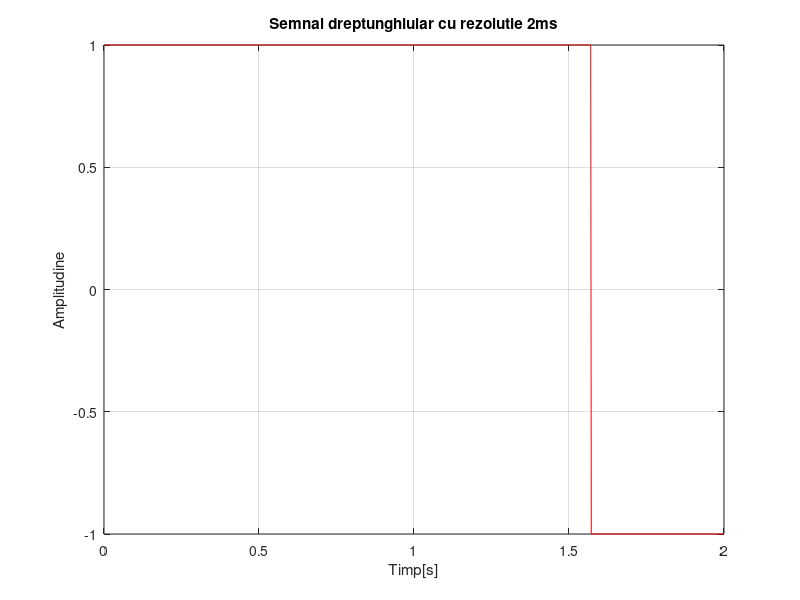
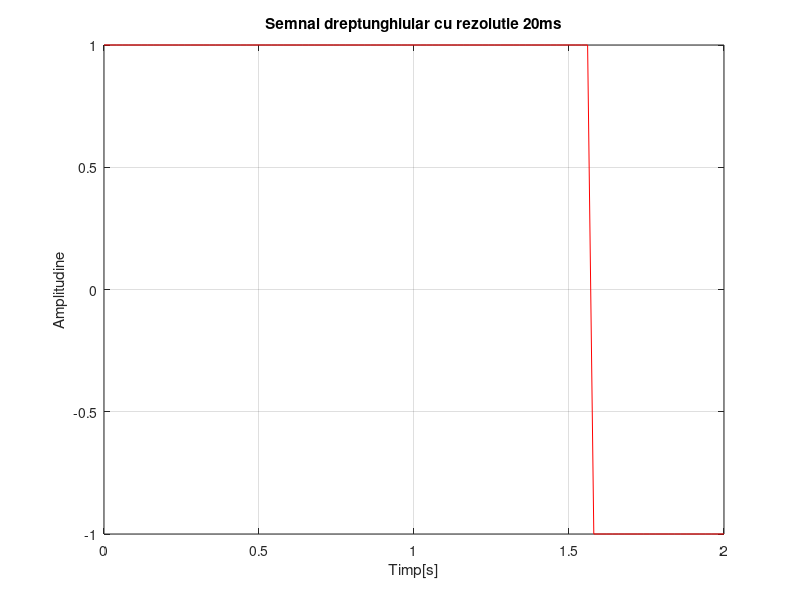
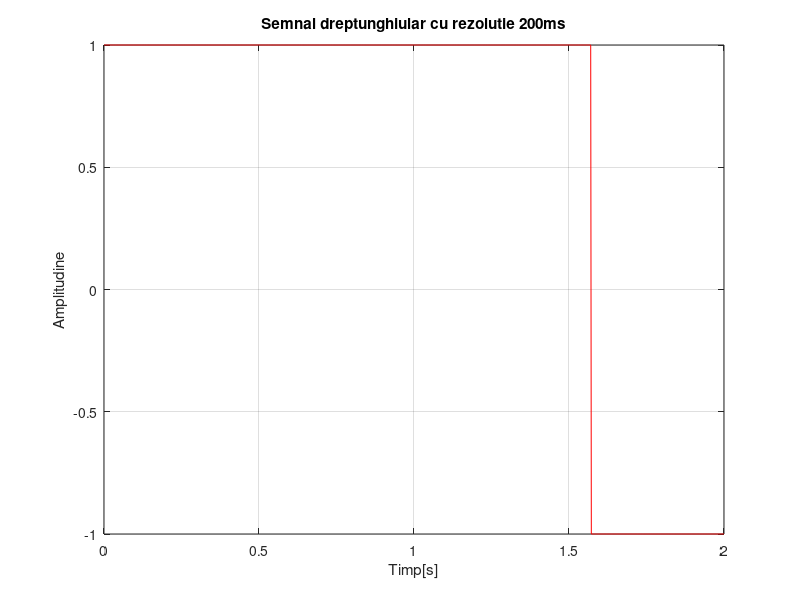

The MATLAB script that drew these images, in order:
%Semnal dreptunghiular cu rezolutia temporara de 2ms
t = 0 : 0.002 : 2;%timpul de la 0 la 2 secunde cu o rezolutie temporara de 2 ms
x = square(t, 25); %aceasta functie va afisa un grafic dreptunghiular
%de perioada t si factor de umplere 25%
figure(1)
plot(t, x, 'r'), xlabel('Timp[s]'), ylabel('Amplitudine')
title('Semnal dreptunghiular cu rezolutie 2ms'), grid;

%Semnal dreptunghiular cu rezolutia temporara de 20ms
t1 = 0 : 0.02 : 2;%timpul de la 0 la 2 secunde cu o rezolutie temporara de
%20 ms
x1 = square(t1, 25);
figure(2)
plot(t1, x1, 'r'), xlabel('Timp[s]'), ylabel('Amplitudine')
title('Semnal dreptunghiular cu rezolutie 20ms'), grid;

%Semnal dreptunghiular cu rezolutia temporara de 200ms
t2 = 0 : 0.2 : 2;%timpul de la 0 la 2 secunde cu o rezolutie temporara de 
%200 ms
x2 = square(t2, 25);
figure(3)
plot(t, x, 'r'), xlabel('Timp[s]'), ylabel('Amplitudine')
title('Semnal dreptunghiular cu rezolutie 200ms'), grid;